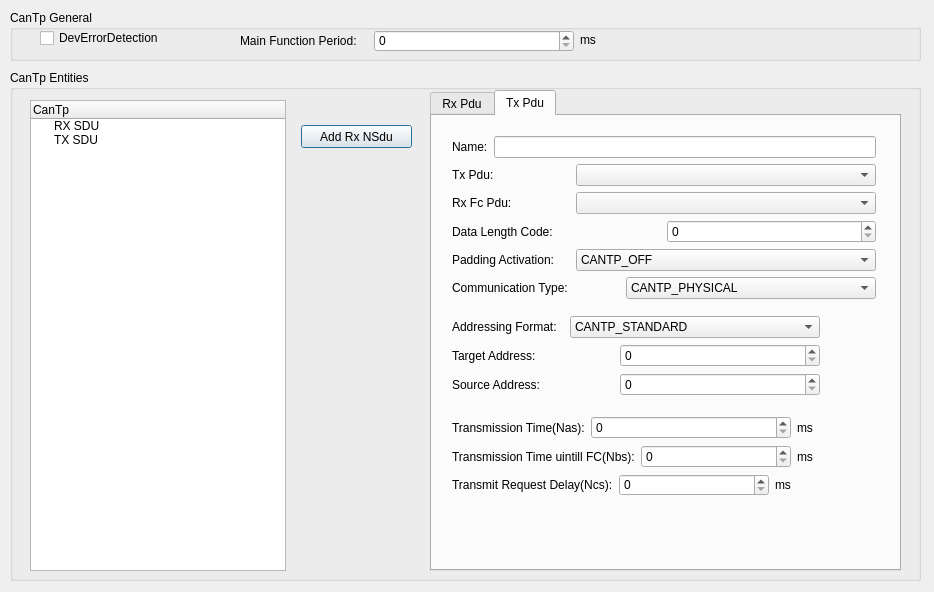
<?xml version="1.0" encoding="UTF-8"?>
<ui version="4.0">
 <class>cd_cantp</class>
 <widget class="QDialog" name="cd_cantp">
  <property name="geometry">
   <rect>
    <x>0</x>
    <y>0</y>
    <width>934</width>
    <height>592</height>
   </rect>
  </property>
  <property name="windowTitle">
   <string>Can Transport Protocal</string>
  </property>
  <widget class="QGroupBox" name="groupBox">
   <property name="geometry">
    <rect>
     <x>10</x>
     <y>10</y>
     <width>911</width>
     <height>51</height>
    </rect>
   </property>
   <property name="title">
    <string>CanTp General</string>
   </property>
   <widget class="QLabel" name="label_36">
    <property name="geometry">
     <rect>
      <x>570</x>
      <y>20</y>
      <width>21</width>
      <height>20</height>
     </rect>
    </property>
    <property name="text">
     <string>ms</string>
    </property>
   </widget>
   <widget class="QWidget" name="layoutWidget">
    <property name="geometry">
     <rect>
      <x>230</x>
      <y>20</y>
      <width>334</width>
      <height>22</height>
     </rect>
    </property>
    <layout class="QHBoxLayout" name="horizontalLayout">
     <item>
      <widget class="QLabel" name="label_35">
       <property name="text">
        <string>Main Function Period:</string>
       </property>
      </widget>
     </item>
     <item>
      <widget class="QSpinBox" name="spbxMainFunctionPeriod">
       <property name="minimumSize">
        <size>
         <width>200</width>
         <height>0</height>
        </size>
       </property>
      </widget>
     </item>
    </layout>
   </widget>
   <widget class="QCheckBox" name="cbxDevErr">
    <property name="geometry">
     <rect>
      <x>30</x>
      <y>20</y>
      <width>125</width>
      <height>16</height>
     </rect>
    </property>
    <property name="text">
     <string>DevErrorDetection</string>
    </property>
   </widget>
  </widget>
  <widget class="QGroupBox" name="groupBox_2">
   <property name="geometry">
    <rect>
     <x>10</x>
     <y>70</y>
     <width>911</width>
     <height>511</height>
    </rect>
   </property>
   <property name="maximumSize">
    <size>
     <width>16777214</width>
     <height>16777215</height>
    </size>
   </property>
   <property name="title">
    <string>CanTp Entities</string>
   </property>
   <widget class="QTreeWidget" name="trCanTpCfg">
    <property name="geometry">
     <rect>
      <x>20</x>
      <y>30</y>
      <width>256</width>
      <height>471</height>
     </rect>
    </property>
    <column>
     <property name="text">
      <string>CanTp</string>
     </property>
    </column>
    <item>
     <property name="text">
      <string>RX SDU</string>
     </property>
    </item>
    <item>
     <property name="text">
      <string>TX SDU</string>
     </property>
    </item>
   </widget>
   <widget class="QTabWidget" name="tabCfg">
    <property name="geometry">
     <rect>
      <x>420</x>
      <y>20</y>
      <width>471</width>
      <height>481</height>
     </rect>
    </property>
    <property name="currentIndex">
     <number>1</number>
    </property>
    <widget class="QWidget" name="tab_3">
     <attribute name="title">
      <string>Rx Pdu</string>
     </attribute>
     <widget class="QWidget" name="layoutWidget">
      <property name="geometry">
       <rect>
        <x>21</x>
        <y>21</y>
        <width>426</width>
        <height>422</height>
       </rect>
      </property>
      <layout class="QVBoxLayout" name="verticalLayout_4">
       <item>
        <layout class="QVBoxLayout" name="verticalLayout">
         <item>
          <layout class="QHBoxLayout" name="horizontalLayout_15">
           <item>
            <widget class="QLabel" name="label_44">
             <property name="text">
              <string>Name:</string>
             </property>
            </widget>
           </item>
           <item>
            <widget class="QLineEdit" name="leRxPduName">
             <property name="text">
              <string/>
             </property>
            </widget>
           </item>
          </layout>
         </item>
         <item>
          <layout class="QHBoxLayout" name="horizontalLayout_4">
           <item>
            <widget class="QLabel" name="label_40">
             <property name="text">
              <string>Rx Pdu:</string>
             </property>
            </widget>
           </item>
           <item>
            <widget class="QComboBox" name="cmbxRxPduId">
             <property name="minimumSize">
              <size>
               <width>300</width>
               <height>0</height>
              </size>
             </property>
            </widget>
           </item>
          </layout>
         </item>
         <item>
          <layout class="QHBoxLayout" name="horizontalLayout_2">
           <item>
            <widget class="QLabel" name="label_29">
             <property name="text">
              <string>Tx Fc Pdu:</string>
             </property>
            </widget>
           </item>
           <item>
            <widget class="QComboBox" name="cmbxTxFcPduId">
             <property name="minimumSize">
              <size>
               <width>300</width>
               <height>0</height>
              </size>
             </property>
            </widget>
           </item>
          </layout>
         </item>
         <item>
          <layout class="QHBoxLayout" name="horizontalLayout_5">
           <item>
            <widget class="QLabel" name="label_2">
             <property name="text">
              <string>Data Length Code:</string>
             </property>
            </widget>
           </item>
           <item>
            <widget class="QSpinBox" name="spbxRxPduDlc">
             <property name="minimumSize">
              <size>
               <width>200</width>
               <height>0</height>
              </size>
             </property>
             <property name="toolTip">
              <string>&lt;!DOCTYPE HTML PUBLIC &quot;-//W3C//DTD HTML 4.0//EN&quot; &quot;http://www.w3.org/TR/REC-html40/strict.dtd&quot;&gt;
&lt;html&gt;&lt;head&gt;&lt;meta name=&quot;qrichtext&quot; content=&quot;1&quot; /&gt;&lt;style type=&quot;text/css&quot;&gt;
p, li { white-space: pre-wrap; }
&lt;/style&gt;&lt;/head&gt;&lt;body style=&quot; font-family:'Consolas'; font-size:12pt; font-weight:400; font-style:normal;&quot;&gt;
&lt;p style=&quot; margin-top:0px; margin-bottom:0px; margin-left:0px; margin-right:0px; -qt-block-indent:0; text-indent:0px;&quot;&gt;this means nothing,so you have no need to configure it.Just make compatible with arccore.&lt;/p&gt;&lt;/body&gt;&lt;/html&gt;</string>
             </property>
            </widget>
           </item>
          </layout>
         </item>
         <item>
          <layout class="QHBoxLayout" name="horizontalLayout_6">
           <item>
            <widget class="QLabel" name="label_30">
             <property name="text">
              <string>Padding Activation:</string>
             </property>
            </widget>
           </item>
           <item>
            <widget class="QComboBox" name="cmbxRxPduPadding">
             <property name="minimumSize">
              <size>
               <width>300</width>
               <height>0</height>
              </size>
             </property>
             <property name="toolTip">
              <string>&lt;!DOCTYPE HTML PUBLIC &quot;-//W3C//DTD HTML 4.0//EN&quot; &quot;http://www.w3.org/TR/REC-html40/strict.dtd&quot;&gt;
&lt;html&gt;&lt;head&gt;&lt;meta name=&quot;qrichtext&quot; content=&quot;1&quot; /&gt;&lt;style type=&quot;text/css&quot;&gt;
p, li { white-space: pre-wrap; }
&lt;/style&gt;&lt;/head&gt;&lt;body style=&quot; font-family:'Consolas'; font-size:12pt; font-weight:400; font-style:normal;&quot;&gt;
&lt;p style=&quot; margin-top:0px; margin-bottom:0px; margin-left:0px; margin-right:0px; -qt-block-indent:0; text-indent:0px;&quot;&gt;This type is really decided by Can Hth,Configue it has no affect.&lt;/p&gt;&lt;/body&gt;&lt;/html&gt;</string>
             </property>
             <item>
              <property name="text">
               <string>CANTP_OFF</string>
              </property>
             </item>
             <item>
              <property name="text">
               <string>CANTP_ON</string>
              </property>
             </item>
            </widget>
           </item>
          </layout>
         </item>
         <item>
          <layout class="QHBoxLayout" name="horizontalLayout_16">
           <item>
            <widget class="QLabel" name="label_32">
             <property name="text">
              <string>Communication Type:</string>
             </property>
            </widget>
           </item>
           <item>
            <widget class="QComboBox" name="cmbxRxTaType">
             <property name="minimumSize">
              <size>
               <width>250</width>
               <height>0</height>
              </size>
             </property>
             <property name="toolTip">
              <string>Only Physical is allowed Now!</string>
             </property>
             <item>
              <property name="text">
               <string>CANTP_PHYSICAL</string>
              </property>
             </item>
             <item>
              <property name="text">
               <string>CANTP_FUNCTIONAL</string>
              </property>
             </item>
            </widget>
           </item>
          </layout>
         </item>
         <item>
          <layout class="QHBoxLayout" name="horizontalLayout_3">
           <item>
            <widget class="QLabel" name="label">
             <property name="text">
              <string>Max Receive Block Size:</string>
             </property>
            </widget>
           </item>
           <item>
            <widget class="QSpinBox" name="spbxRxBs">
             <property name="minimumSize">
              <size>
               <width>200</width>
               <height>0</height>
              </size>
             </property>
            </widget>
           </item>
          </layout>
         </item>
         <item>
          <layout class="QHBoxLayout" name="horizontalLayout_17">
           <item>
            <widget class="QLabel" name="label_5">
             <property name="text">
              <string>Min Transmission Delay(STmin):</string>
             </property>
            </widget>
           </item>
           <item>
            <widget class="QSpinBox" name="spbxRxSTmin">
             <property name="minimumSize">
              <size>
               <width>200</width>
               <height>0</height>
              </size>
             </property>
            </widget>
           </item>
          </layout>
         </item>
         <item>
          <layout class="QHBoxLayout" name="horizontalLayout_18">
           <item>
            <widget class="QLabel" name="label_6">
             <property name="text">
              <string>Max Busy Transmission:</string>
             </property>
            </widget>
           </item>
           <item>
            <widget class="QSpinBox" name="spbxRxWftMax">
             <property name="minimumSize">
              <size>
               <width>200</width>
               <height>0</height>
              </size>
             </property>
            </widget>
           </item>
          </layout>
         </item>
        </layout>
       </item>
       <item>
        <layout class="QVBoxLayout" name="verticalLayout_2">
         <item>
          <layout class="QHBoxLayout" name="horizontalLayout_19">
           <item>
            <widget class="QLabel" name="label_33">
             <property name="text">
              <string>Addressing Format:</string>
             </property>
            </widget>
           </item>
           <item>
            <widget class="QComboBox" name="cmbxRxAddressingFormat">
             <property name="minimumSize">
              <size>
               <width>250</width>
               <height>0</height>
              </size>
             </property>
             <item>
              <property name="text">
               <string>CANTP_STANDARD</string>
              </property>
             </item>
             <item>
              <property name="text">
               <string>CANTP_EXTENDED</string>
              </property>
             </item>
            </widget>
           </item>
          </layout>
         </item>
         <item>
          <layout class="QHBoxLayout" name="horizontalLayout_20">
           <item>
            <widget class="QLabel" name="label_7">
             <property name="text">
              <string>Target Address:</string>
             </property>
            </widget>
           </item>
           <item>
            <widget class="QSpinBox" name="spbxRxNTa">
             <property name="minimumSize">
              <size>
               <width>200</width>
               <height>0</height>
              </size>
             </property>
            </widget>
           </item>
          </layout>
         </item>
         <item>
          <layout class="QHBoxLayout" name="horizontalLayout_21">
           <item>
            <widget class="QLabel" name="label_8">
             <property name="text">
              <string>Source Address:</string>
             </property>
            </widget>
           </item>
           <item>
            <widget class="QSpinBox" name="spbxRxNSa">
             <property name="minimumSize">
              <size>
               <width>200</width>
               <height>0</height>
              </size>
             </property>
            </widget>
           </item>
          </layout>
         </item>
        </layout>
       </item>
       <item>
        <layout class="QVBoxLayout" name="verticalLayout_3">
         <item>
          <layout class="QHBoxLayout" name="horizontalLayout_24">
           <item>
            <widget class="QLabel" name="label_12">
             <property name="text">
              <string>Transmission Time(Nar):</string>
             </property>
            </widget>
           </item>
           <item>
            <widget class="QSpinBox" name="spbxRxNar">
             <property name="minimumSize">
              <size>
               <width>200</width>
               <height>0</height>
              </size>
             </property>
            </widget>
           </item>
           <item>
            <widget class="QLabel" name="label_37">
             <property name="text">
              <string>ms</string>
             </property>
            </widget>
           </item>
          </layout>
         </item>
         <item>
          <layout class="QHBoxLayout" name="horizontalLayout_25">
           <item>
            <widget class="QLabel" name="label_13">
             <property name="text">
              <string>Transmission Time uintill FC(Nbr):</string>
             </property>
            </widget>
           </item>
           <item>
            <widget class="QSpinBox" name="spbxRxNbr">
             <property name="minimumSize">
              <size>
               <width>150</width>
               <height>0</height>
              </size>
             </property>
            </widget>
           </item>
           <item>
            <widget class="QLabel" name="label_45">
             <property name="text">
              <string>ms</string>
             </property>
            </widget>
           </item>
          </layout>
         </item>
         <item>
          <layout class="QHBoxLayout" name="horizontalLayout_26">
           <item>
            <widget class="QLabel" name="label_14">
             <property name="text">
              <string>Transmit Request Delay(Ncr):</string>
             </property>
            </widget>
           </item>
           <item>
            <widget class="QSpinBox" name="spbxRxNcr">
             <property name="minimumSize">
              <size>
               <width>150</width>
               <height>0</height>
              </size>
             </property>
            </widget>
           </item>
           <item>
            <widget class="QLabel" name="label_46">
             <property name="text">
              <string>ms</string>
             </property>
            </widget>
           </item>
          </layout>
         </item>
        </layout>
       </item>
      </layout>
     </widget>
    </widget>
    <widget class="QWidget" name="tab_5">
     <attribute name="title">
      <string>Tx Pdu</string>
     </attribute>
     <widget class="QWidget" name="layoutWidget">
      <property name="geometry">
       <rect>
        <x>20</x>
        <y>300</y>
        <width>382</width>
        <height>80</height>
       </rect>
      </property>
      <layout class="QVBoxLayout" name="verticalLayout_8">
       <item>
        <layout class="QHBoxLayout" name="horizontalLayout_34">
         <item>
          <widget class="QLabel" name="label_19">
           <property name="text">
            <string>Transmission Time(Nas):</string>
           </property>
          </widget>
         </item>
         <item>
          <widget class="QSpinBox" name="spbxTxNas">
           <property name="minimumSize">
            <size>
             <width>200</width>
             <height>0</height>
            </size>
           </property>
          </widget>
         </item>
         <item>
          <widget class="QLabel" name="label_42">
           <property name="text">
            <string>ms</string>
           </property>
          </widget>
         </item>
        </layout>
       </item>
       <item>
        <layout class="QHBoxLayout" name="horizontalLayout_35">
         <item>
          <widget class="QLabel" name="label_20">
           <property name="text">
            <string>Transmission Time uintill FC(Nbs):</string>
           </property>
          </widget>
         </item>
         <item>
          <widget class="QSpinBox" name="spbxTxNbs">
           <property name="minimumSize">
            <size>
             <width>150</width>
             <height>0</height>
            </size>
           </property>
          </widget>
         </item>
         <item>
          <widget class="QLabel" name="label_48">
           <property name="text">
            <string>ms</string>
           </property>
          </widget>
         </item>
        </layout>
       </item>
       <item>
        <layout class="QHBoxLayout" name="horizontalLayout_36">
         <item>
          <widget class="QLabel" name="label_21">
           <property name="text">
            <string>Transmit Request Delay(Ncs):</string>
           </property>
          </widget>
         </item>
         <item>
          <widget class="QSpinBox" name="spbxTxNcs">
           <property name="minimumSize">
            <size>
             <width>150</width>
             <height>0</height>
            </size>
           </property>
          </widget>
         </item>
         <item>
          <widget class="QLabel" name="label_49">
           <property name="text">
            <string>ms</string>
           </property>
          </widget>
         </item>
        </layout>
       </item>
      </layout>
     </widget>
     <widget class="QWidget" name="layoutWidget">
      <property name="geometry">
       <rect>
        <x>20</x>
        <y>200</y>
        <width>368</width>
        <height>80</height>
       </rect>
      </property>
      <layout class="QVBoxLayout" name="verticalLayout_7">
       <item>
        <layout class="QHBoxLayout" name="horizontalLayout_31">
         <item>
          <widget class="QLabel" name="label_39">
           <property name="text">
            <string>Addressing Format:</string>
           </property>
          </widget>
         </item>
         <item>
          <widget class="QComboBox" name="cmbxTxAddressingFormat">
           <property name="minimumSize">
            <size>
             <width>250</width>
             <height>0</height>
            </size>
           </property>
           <item>
            <property name="text">
             <string>CANTP_STANDARD</string>
            </property>
           </item>
           <item>
            <property name="text">
             <string>CANTP_EXTENDED</string>
            </property>
           </item>
          </widget>
         </item>
        </layout>
       </item>
       <item>
        <layout class="QHBoxLayout" name="horizontalLayout_32">
         <item>
          <widget class="QLabel" name="label_17">
           <property name="text">
            <string>Target Address:</string>
           </property>
          </widget>
         </item>
         <item>
          <widget class="QSpinBox" name="spbxTxNTa">
           <property name="minimumSize">
            <size>
             <width>200</width>
             <height>0</height>
            </size>
           </property>
          </widget>
         </item>
        </layout>
       </item>
       <item>
        <layout class="QHBoxLayout" name="horizontalLayout_33">
         <item>
          <widget class="QLabel" name="label_18">
           <property name="text">
            <string>Source Address:</string>
           </property>
          </widget>
         </item>
         <item>
          <widget class="QSpinBox" name="spbxTxNSa">
           <property name="minimumSize">
            <size>
             <width>200</width>
             <height>0</height>
            </size>
           </property>
          </widget>
         </item>
        </layout>
       </item>
      </layout>
     </widget>
     <widget class="QWidget" name="layoutWidget">
      <property name="geometry">
       <rect>
        <x>20</x>
        <y>20</y>
        <width>424</width>
        <height>164</height>
       </rect>
      </property>
      <layout class="QVBoxLayout" name="verticalLayout_6">
       <item>
        <layout class="QHBoxLayout" name="horizontalLayout_27">
         <item>
          <widget class="QLabel" name="label_47">
           <property name="text">
            <string>Name:</string>
           </property>
          </widget>
         </item>
         <item>
          <widget class="QLineEdit" name="leTxPduName">
           <property name="text">
            <string/>
           </property>
          </widget>
         </item>
        </layout>
       </item>
       <item>
        <layout class="QHBoxLayout" name="horizontalLayout_8">
         <item>
          <widget class="QLabel" name="label_41">
           <property name="text">
            <string>Tx Pdu:</string>
           </property>
          </widget>
         </item>
         <item>
          <widget class="QComboBox" name="cmbxTxPduId">
           <property name="minimumSize">
            <size>
             <width>300</width>
             <height>0</height>
            </size>
           </property>
          </widget>
         </item>
        </layout>
       </item>
       <item>
        <layout class="QHBoxLayout" name="horizontalLayout_9">
         <item>
          <widget class="QLabel" name="label_31">
           <property name="text">
            <string>Rx Fc Pdu:</string>
           </property>
          </widget>
         </item>
         <item>
          <widget class="QComboBox" name="cmbxRxFcPduId">
           <property name="minimumSize">
            <size>
             <width>300</width>
             <height>0</height>
            </size>
           </property>
          </widget>
         </item>
        </layout>
       </item>
       <item>
        <layout class="QHBoxLayout" name="horizontalLayout_10">
         <item>
          <widget class="QLabel" name="label_3">
           <property name="text">
            <string>Data Length Code:</string>
           </property>
          </widget>
         </item>
         <item>
          <widget class="QSpinBox" name="spbxTxPduDlc">
           <property name="minimumSize">
            <size>
             <width>200</width>
             <height>0</height>
            </size>
           </property>
           <property name="toolTip">
            <string>&lt;!DOCTYPE HTML PUBLIC &quot;-//W3C//DTD HTML 4.0//EN&quot; &quot;http://www.w3.org/TR/REC-html40/strict.dtd&quot;&gt;
&lt;html&gt;&lt;head&gt;&lt;meta name=&quot;qrichtext&quot; content=&quot;1&quot; /&gt;&lt;style type=&quot;text/css&quot;&gt;
p, li { white-space: pre-wrap; }
&lt;/style&gt;&lt;/head&gt;&lt;body style=&quot; font-family:'Consolas'; font-size:12pt; font-weight:400; font-style:normal;&quot;&gt;
&lt;p style=&quot; margin-top:0px; margin-bottom:0px; margin-left:0px; margin-right:0px; -qt-block-indent:0; text-indent:0px;&quot;&gt;this means nothing,so you have no need to configure it.Just make compatible with arccore.&lt;/p&gt;&lt;/body&gt;&lt;/html&gt;</string>
           </property>
          </widget>
         </item>
        </layout>
       </item>
       <item>
        <layout class="QHBoxLayout" name="horizontalLayout_11">
         <item>
          <widget class="QLabel" name="label_34">
           <property name="text">
            <string>Padding Activation:</string>
           </property>
          </widget>
         </item>
         <item>
          <widget class="QComboBox" name="cmbxTxPduPadding">
           <property name="minimumSize">
            <size>
             <width>300</width>
             <height>0</height>
            </size>
           </property>
           <property name="toolTip">
            <string>&lt;!DOCTYPE HTML PUBLIC &quot;-//W3C//DTD HTML 4.0//EN&quot; &quot;http://www.w3.org/TR/REC-html40/strict.dtd&quot;&gt;
&lt;html&gt;&lt;head&gt;&lt;meta name=&quot;qrichtext&quot; content=&quot;1&quot; /&gt;&lt;style type=&quot;text/css&quot;&gt;
p, li { white-space: pre-wrap; }
&lt;/style&gt;&lt;/head&gt;&lt;body style=&quot; font-family:'Consolas'; font-size:12pt; font-weight:400; font-style:normal;&quot;&gt;
&lt;p style=&quot; margin-top:0px; margin-bottom:0px; margin-left:0px; margin-right:0px; -qt-block-indent:0; text-indent:0px;&quot;&gt;This type is really decided by Can Hth,Configue it has no affect.&lt;/p&gt;&lt;/body&gt;&lt;/html&gt;</string>
           </property>
           <item>
            <property name="text">
             <string>CANTP_OFF</string>
            </property>
           </item>
           <item>
            <property name="text">
             <string>CANTP_ON</string>
            </property>
           </item>
          </widget>
         </item>
        </layout>
       </item>
       <item>
        <layout class="QHBoxLayout" name="horizontalLayout_28">
         <item>
          <widget class="QLabel" name="label_38">
           <property name="text">
            <string>Communication Type:</string>
           </property>
          </widget>
         </item>
         <item>
          <widget class="QComboBox" name="cmbxTxTaType">
           <property name="minimumSize">
            <size>
             <width>250</width>
             <height>0</height>
            </size>
           </property>
           <property name="toolTip">
            <string>Only Physical is allowed Now!</string>
           </property>
           <item>
            <property name="text">
             <string>CANTP_PHYSICAL</string>
            </property>
           </item>
           <item>
            <property name="text">
             <string>CANTP_FUNCTIONAL</string>
            </property>
           </item>
          </widget>
         </item>
        </layout>
       </item>
      </layout>
     </widget>
    </widget>
   </widget>
   <widget class="QPushButton" name="btnAdd">
    <property name="geometry">
     <rect>
      <x>291</x>
      <y>55</y>
      <width>111</width>
      <height>23</height>
     </rect>
    </property>
    <property name="text">
     <string>Add Rx NSdu</string>
    </property>
   </widget>
   <zorder>btnAdd</zorder>
   <zorder>trCanTpCfg</zorder>
   <zorder>tabCfg</zorder>
  </widget>
 </widget>
 <resources/>
 <connections/>
</ui>
